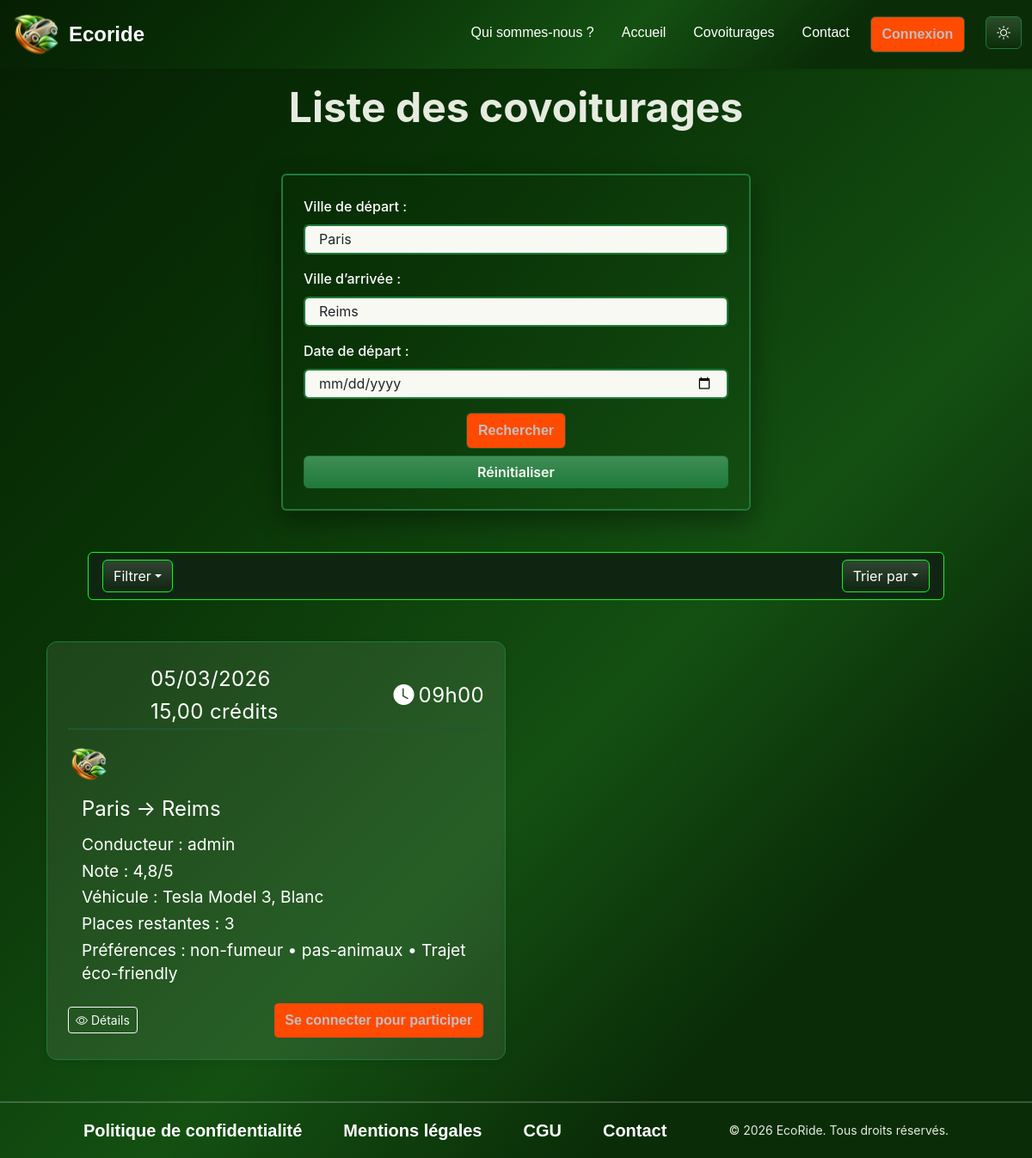
The page /liste-covoiturages?depart=Paris&arrivee=Reims on the database its author committed.
### tables this page shows
CREATE TABLE IF NOT EXISTS `covoiturages` (
    `id` INT NOT NULL AUTO_INCREMENT,
    `driver_id` INT NOT NULL,
    `vehicle_id` INT NOT NULL,
    `adresse_depart` VARCHAR(255) NOT NULL,
    `adresse_arrivee` VARCHAR(255) NOT NULL,
    `depart` DATETIME NOT NULL,
    `arrivee` DATETIME NOT NULL,
    `prix` DECIMAL(10, 2) NOT NULL,
    `places_reservees` INT NOT NULL DEFAULT 0,
    `status` ENUM(
        'en_attente',
        'demarre',
        'termine',
        'annule'
    ) NOT NULL DEFAULT 'en_attente',
    `created_at` DATETIME NULL DEFAULT CURRENT_TIMESTAMP,
    PRIMARY KEY (`id`),
    KEY `fk_covoit_driver` (`driver_id`),
    KEY `fk_covoit_vehicle` (`vehicle_id`),
    KEY `idx_covoit_depart` (`depart`),
    CONSTRAINT `fk_covoit_driver` FOREIGN KEY (`driver_id`) REFERENCES `users` (`id`) ON DELETE RESTRICT ON UPDATE RESTRICT,
    CONSTRAINT `fk_covoit_vehicle` FOREIGN KEY (`vehicle_id`) REFERENCES `vehicles` (`id`) ON DELETE CASCADE ON UPDATE RESTRICT
);

CREATE TABLE IF NOT EXISTS `users` (
    `id` INT NOT NULL AUTO_INCREMENT,
    `pseudo` VARCHAR(50) NOT NULL,
    `email` VARCHAR(100) NOT NULL,
    `password` VARCHAR(255) NOT NULL,
    `role_id` INT NOT NULL DEFAULT 1,
    `is_active` TINYINT(1) NOT NULL DEFAULT 1,
    `credits` INT NULL DEFAULT 20,
    `note` DECIMAL(4, 2) NULL DEFAULT 0.00,
    `photo` VARCHAR(255) NULL,
    `created_at` DATETIME NULL DEFAULT CURRENT_TIMESTAMP,
    `travel_role` ENUM(
        'passager',
        'chauffeur',
        'les-deux'
    ) NOT NULL DEFAULT 'passager',
    `email_verified` TINYINT(1) NOT NULL DEFAULT 0,
    `email_verification_token` VARCHAR(64) NULL,
    `email_verification_expires` DATETIME NULL,
    PRIMARY KEY (`id`),
    UNIQUE KEY `ux_users_pseudo` (`pseudo`),
    UNIQUE KEY `ux_users_email` (`email`),
    KEY `fk_users_role` (`role_id`),
    CONSTRAINT `fk_users_role` FOREIGN KEY (`role_id`) REFERENCES `roles` (`id`) ON DELETE RESTRICT ON UPDATE RESTRICT
);

CREATE TABLE IF NOT EXISTS `vehicles` (
    `id` INT NOT NULL AUTO_INCREMENT,
    `user_id` INT NOT NULL,
    `marque` VARCHAR(50) NOT NULL,
    `modele` VARCHAR(50) NOT NULL,
    `couleur` VARCHAR(50) NULL,
    `immatriculation` VARCHAR(20) NOT NULL,
    `date_premiere_immatriculation` DATE NOT NULL,
    `fuel_type_id` INT NULL,
    `places_dispo` INT NOT NULL,
    `preferences` TEXT NULL,
    `custom_preferences` TEXT NULL,
    `created_at` DATETIME NULL DEFAULT CURRENT_TIMESTAMP,
    PRIMARY KEY (`id`),
    UNIQUE KEY `ux_vehicles_immat` (`immatriculation`),
    KEY `fk_vehicles_user` (`user_id`),
    KEY `fk_vehicles_fuel` (`fuel_type_id`),
    CONSTRAINT `fk_vehicles_user` FOREIGN KEY (`user_id`) REFERENCES `users` (`id`) ON DELETE CASCADE ON UPDATE RESTRICT,
    CONSTRAINT `fk_vehicles_fuel` FOREIGN KEY (`fuel_type_id`) REFERENCES `fuel_types` (`id`) ON DELETE SET NULL ON UPDATE RESTRICT
);

### src/View/pages/liste-covoiturages.php (the view, shortened to what the rows shown need)
<div class="container">
    <div class="text-center mt-3">
        <h1>Liste des covoiturages</h1>
    </div>
    <section class="container mt-5 ">
        <div class="col-lg-6 col-12 d-flex justify-content-center mb-4  m-auto">
            <div class="form-box rounded p-4 w-100 ">
                <form method="get" action="/liste-covoiturages">
                    <div class="mb-3">
                        <label class="form-label">Ville de départ :</label>
                        <input type="text" name="depart" class="form-control" placeholder="Ex : Fleurance" value="<?= htmlspecialchars($criteria['depart'] ?? '') ?>">
                    </div>
                    <div class="mb-3">
                        <label class="form-label">Ville d’arrivée :</label>
                        <input type="text" name="arrivee" class="form-control" placeholder="Ex : Auch" value="<?= htmlspecialchars($criteria['arrivee'] ?? '') ?>">
                    </div>
                </form>
            </div>
        </div>
    </section>
    <section class="rides-section pb-5">
        <div class="container">
            <div class="row row-cols-1 row-cols-md-2 g-4">
                <?php if (!empty($results)): ?>
                    <?php foreach ($results as $ride): ?>
                        <div class="col">
                            <div class="carpool-card d-flex flex-column justify-content-between">
                                <div class="card-header d-flex justify-content-between mb-3">
                                    <div class="card-info">
                                        <?php
                                        $d = new DateTime($ride['depart']);
                                        $price = number_format((float)$ride['prix'], 2, ',', ' ');
                                        ?>
                                        <span class="date"><?= $d->format('d/m/Y') ?></span>
                                        <span class="price"><?= $price ?> crédits</span>
                                    </div>
                                    <div class="card-time">
                                        <i class="bi bi-clock-fill"></i>
                                        <span><?= $d->format('H\hi') ?></span>
                                    </div>
                                </div>
                                <div class="card-body d-flex align-items-start justify-content-between flex-wrap mb-3">
                                    <?php
                                    $avatar = !empty($ride['driver_photo']) ? $ride['driver_photo'] : (defined('DEFAULT_AVATAR_URL') ? DEFAULT_AVATAR_URL : '/assets/images/logo.svg');
                                    ?>
                                    <a href="/profil/<?= (int)$ride['driver_id'] ?>" title="Voir le profil du conducteur">
                                        <img src="<?= htmlspecialchars($avatar) ?>" alt="Avatar conducteur" class="avatar rounded-circle" style="width:48px;height:48px;object-fit:cover;" onerror="this.onerror=null;this.src='<?= defined('DEFAULT_AVATAR_URL') ? DEFAULT_AVATAR_URL : '/assets/images/logo.svg' ?>';">
                                    </a>
                                    <div class="details flex-grow-1 px-3 m-auto">
                                        <h5><?= htmlspecialchars($ride['adresse_depart']) ?> → <?= htmlspecialchars($ride['adresse_arrivee']) ?></h5>
                                        <ul class="mb-0">
                                            <li>Conducteur : <strong><?= htmlspecialchars($ride['driver_pseudo'] ?? ('#' . (int)$ride['driver_id'])) ?></strong></li>
                                            <?php if (isset($ride['driver_note'])): ?>
                                                <li>Note : <?= number_format((float)$ride['driver_note'], 1, ',', ' ') ?>/5</li>
                                            <?php endif; ?>
                                            <?php if (!empty($ride['vehicle_marque']) || !empty($ride['vehicle_modele'])): ?>
                                                <li>Véhicule : <?= htmlspecialchars(trim(($ride['vehicle_marque'] ?? '') . ' ' . ($ride['vehicle_modele'] ?? ''))) ?><?php if (!empty($ride['vehicle_couleur'])): ?>, <span style="text-transform:capitalize;"><?= htmlspecialchars($ride['vehicle_couleur']) ?></span><?php endif; ?></li>
                                            <?php endif; ?>
                                            <?php if (isset($ride['places_restantes'])): ?>
                                                <li>Places restantes : <?= max(0, (int)$ride['places_restantes']) ?></li>
                                            <?php elseif (isset($ride['vehicle_places'])): ?>
                                                <li>Places dispo : <?= (int)$ride['vehicle_places'] ?></li>
                                            <?php endif; ?>
                                            <?php
                                            $prefs = [];
                                            if (!empty($ride['vehicle_preferences'])) {
                                                $prefs = array_filter(array_map('trim', explode(',', (string)$ride['vehicle_preferences'])));
                                            }
                                            if (!empty($ride['vehicle_prefs_custom'])) {
                                                $prefs[] = trim((string)$ride['vehicle_prefs_custom']);
                                            }
                                            if (!empty($prefs)):
                                            ?>
                                                <li>Préférences : <?= htmlspecialchars(implode(' • ', $prefs)) ?></li>
                                            <?php endif; ?>
                                        </ul>
                                    </div>
                                </div>
                                <div class="card-footer d-flex justify-content-between align-items-center">
                                    <a class="btn btn-outline-light btn-sm" href="/covoiturages/<?= (int)$ride['id'] ?>" title="Détails du trajet">
                                        <i class="bi bi-eye"></i> Détails
                                    </a>
                                    <div>
                                        <?php
                                        $isLogged = isset($_SESSION['user']);
                                        $isDriver = $isLogged && ((int)$ride['driver_id'] === (int)$_SESSION['user']['id']);
                                        $placesRestantes = isset($ride['places_restantes'])
                                            ? max(0, (int)$ride['places_restantes'])
                                            : (isset($ride['vehicle_places']) ? (int)$ride['vehicle_places'] : 0);
                                        $isPast = false;
                                        try {
                                            $isPast = (new DateTime($ride['depart'])) < new DateTime();
                                        } catch (Throwable $e) {
                                        }
                                        ?>
                                        <?php if (!$isLogged): ?>
                                            <button type="button" class="btn btn-inscription" data-bs-toggle="modal" data-bs-target="#authModal" data-start="login">Se connecter pour participer</button>
                                        <?php elseif ($isDriver): ?>
                                            <button class="btn btn-secondary" disabled>Vous êtes le conducteur</button>
                                        <?php elseif ($isPast): ?>
                                            <button class="btn btn-secondary" disabled>Trajet passé</button>
                                        <?php elseif ($placesRestantes <= 0): ?>
                                            <button class="btn btn-secondary" disabled>Complet</button>
                                        <?php endif; ?>
                                    </div>
                                </div>
                            </div>
                        </div>
                    <?php endforeach; ?>
                <?php endif; ?>
            </div>
        </div>
    </section>
</div>

### rows shown on the page
covoiturages: depart "Paris", arrivee "Reims", depart "05/03/2026", prix "15,00", depart "09h00", driver.photo (picture), adresse_depart "Paris", adresse_arrivee "Reims", driver.pseudo "admin", driver.note "4,8", vehicle.modele "Tesla Model 3", vehicle.couleur "Blanc", max(0, (int)$ride['places_restantes']) "3", prefs "non-fumeur • pas-animaux • Trajet éco-friendly"
